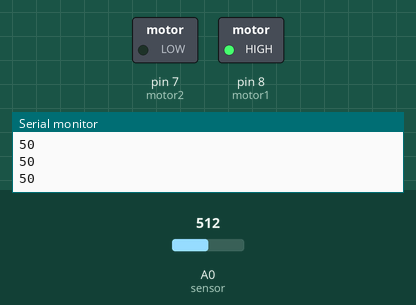
Recording of a sketch running on a simulated Arduino Uno, built with avr-gcc and run on an emulated ATmega328P. Shown: switched loads named in the sketch (green lamp = pin HIGH), the last lines printed to the serial monitor. The test bench sets the inputs (shaded band); at power-on: A0 (sensor) = 512.

Above: at 1.2 s.
1.3 s: A0 (sensor) set to 333
2.8 s: A0 (sensor) set to 305
At 3.9 s:
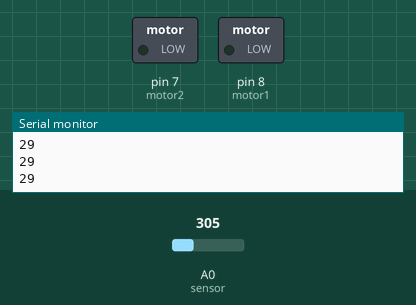
4.3 s: A0 (sensor) set to 511
At 4.9 s:
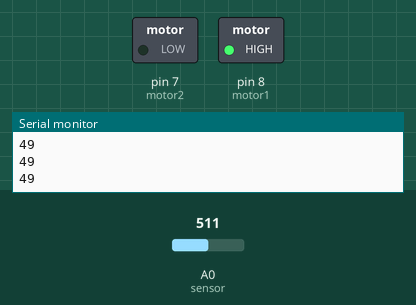
5.8 s: A0 (sensor) set to 306
At 6.1 s:
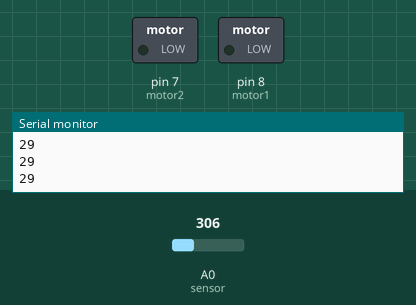
Timing chart, 0 to 8.3 s (numbered marks = the images above; inputs shaded):
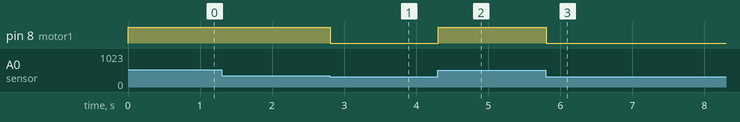

Measured:
- the behaviour switches between 318 and 317 on A0 (sensor) (found by bisection; images 0 and 1)
- after the input at 2.8 s, pin 8 (motor1): HIGH → LOW at once
- after the input at 4.3 s, pin 8 (motor1): LOW → HIGH at once
- after the input at 5.8 s, pin 8 (motor1): HIGH → LOW at once

The sketch:

ficus_arduino_sulama.ino
```cpp
int sensor = A0;
int motor1 = 8;
int motor2 = 7;
int sensor_degeri;
void setup() {
  pinMode(motor1, OUTPUT);
  pinMode(motor2, OUTPUT);
  Serial.begin(9600);
}

void loop() {
  sensor_degeri = analogRead(sensor);
  sensor_degeri = map(sensor_degeri, 0, 1023, 0, 100);

  Serial.println(sensor_degeri);
  if (sensor_degeri > 30)
{
  digitalWrite(motor1, HIGH);
  digitalWrite(motor2, LOW);

}
else

digitalWrite(motor1, LOW);
digitalWrite(motor2, LOW);


}
```
